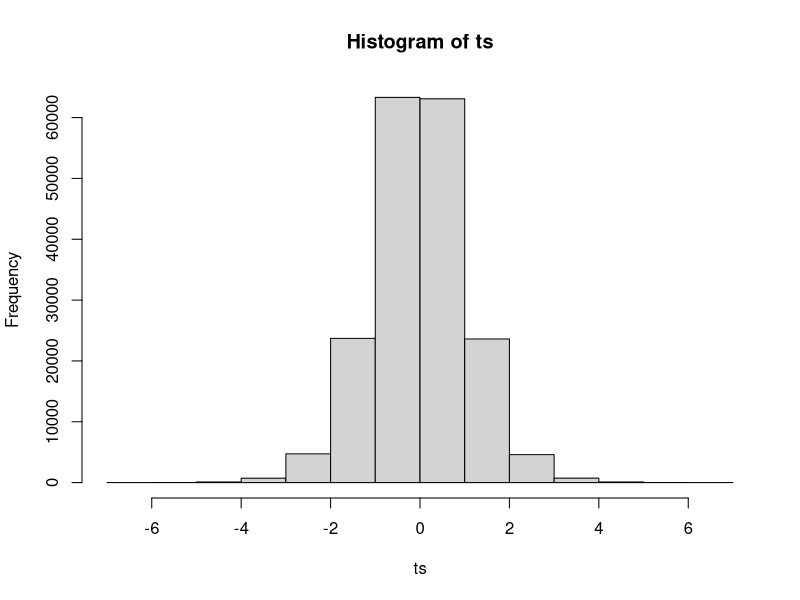

The R source for this figure:
#Tehtävä 8
#Old drug:
X1=c(34, 45, 23, 46, 37, 12, 19, 30, 27, 28)
#New drug:
X2=c(42, 36, 47, 28, 36, 39, 45, 26, 49, 20)
#Larger == better
#H0: uX1 = uX2
#H1: uX1 < uX2
tObs = t.test(X2,X1, alternative=c("less"), var.equal=TRUE)$statistic[["t"]]
#H0 hyväksytään 5% riskitasolla

#Observed mean difference from sample:
obsDiff = mean(X2)-mean(X1)

#Testaus ilman jakaumaoletusta:

#Divide combined sample randomly into two groups
perms = factorial(20) / (factorial(10) * factorial(10))
ts=numeric(perms)
simDiff=numeric(perms)

set.seed(87736)
z <- c(34, 45, 23, 46, 37, 12, 19, 30, 27, 28, 42, 36, 47, 28, 36, 39, 45, 26, 49, 20)
for (i in 1:perms) {
  x1_indeces <- sample(1:20,10, replace = FALSE)
  x1 <- z[x1_indeces]
  x2 <- z[-x1_indeces]
  
  ts[i]=t.test(x1,x2, alternative=c("less"), var.equal=TRUE)$statistic[["t"]]
  simDiff[i] = mean(x2) - mean(x1)
}
hist(ts)
sum(simDiff > obsDiff) / perms
sum(ts > tObs) / perms

